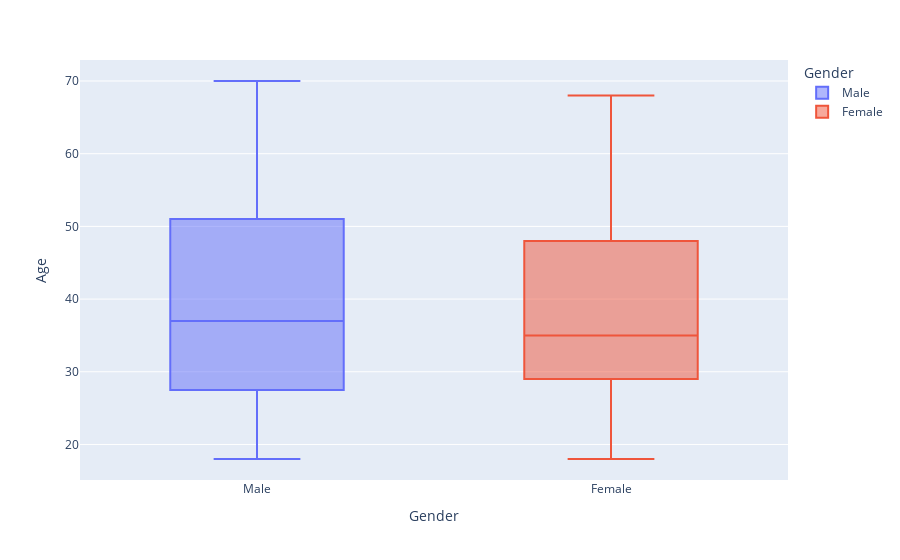

Notebook cell for this chart:
### Markdown cell above
It is clearly seen Age group 30-34 has a higher Annual Income,followed by 35-39, But Unlike the spending score the Age group 45-49 comes third.

### Code cell
#age distribution
fig5 = px.box(Customers,x='Gender',y='Age',color='Gender')
fig5.show()

### Figure 1 — Plotly figure (JSON) as saved in the notebook; plotly's stock layout.template omitted (floating-point values rounded to 4 significant figures)
{"data": [{"alignmentgroup": "True", "hovertemplate": "Gender=%{x}<br>Age=%{y}<extra></extra>", "legendgroup": "Male", "marker": {"color": "#636efa"}, "name": "Male", "notched": false, "offsetgroup": "Male", "orientation": "v", "showlegend": true, "type": "box", "x": ["Male", "Male", "Male", "Male", "Male", "Male", "Male", "Male", "Male", "Male", "Male", "Male", "Male", "Male", "Male", "Male", "Male", "Male", "Male", "Male", "Male", "Male", "Male", "Male", "Male", "Male", "Male", "Male", "Male", "Male", "Male", "Male", "Male", "Male", "Male", "Male", "Male", "Male", "Male", "Male", "Male", "Male", "Male", "Male", "Male", "Male", "Male", "Male", "Male", "Male", "Male", "Male", "Male", "Male", "Male", "Male", "Male", "Male", "Male", "Male", "Male", "Male", "Male", "Male", "Male", "Male", "Male", "Male", "Male", "Male", "Male", "Male", "Male", "Male", "Male", "Male", "Male", "Male", "Male", "Male", "Male", "Male", "Male", "Male", "Male", "Male", "Male", "Male"], "x0": " ", "xaxis": "x", "y": [19, 21, 64, 67, 37, 22, 20, 52, 35, 25, 31, 29, 35, 60, 53, 18, 24, 48, 33, 59, 47, 69, 53, 70, 19, 63, 18, 19, 70, 59, 26, 40, 57, 38, 67, 48, 18, 48, 24, 48, 20, 67, 26, 49, 54, 68, 66, 65, 19, 27, 39, 43, 40, 59, 38, 47, 39, 20, 32, 19, 32, 25, 28, 48, 34, 43, 39, 37, 34, 19, 50, 42, 32, 40, 28, 36, 36, 58, 27, 59, 35, 46, 30, 28, 33, 32, 32, 30], "y0": " ", "yaxis": "y"}, {"alignmentgroup": "True", "hovertemplate": "Gender=%{x}<br>Age=%{y}<extra></extra>", "legendgroup": "Female", "marker": {"color": "#EF553B"}, "name": "Female", "notched": false, "offsetgroup": "Female", "orientation": "v", "showlegend": true, "type": "box", "x": ["Female", "Female", "Female", "Female", "Female", "Female", "Female", "Female", "Female", "Female", "Female", "Female", "Female", "Female", "Female", "Female", "Female", "Female", "Female", "Female", "Female", "Female", "Female", "Female", "Female", "Female", "Female", "Female", "Female", "Female", "Female", "Female", "Female", "Female", "Female", "Female", "Female", "Female", "Female", "Female", "Female", "Female", "Female", "Female", "Female", "Female", "Female", "Female", "Female", "Female", "Female", "Female", "Female", "Female", "Female", "Female", "Female", "Female", "Female", "Female", "Female", "Female", "Female", "Female", "Female", "Female", "Female", "Female", "Female", "Female", "Female", "Female", "Female", "Female", "Female", "Female", "Female", "Female", "Female", "Female", "Female", "Female", "Female", "Female", "Female", "Female", "Female", "Female", "Female", "Female", "Female", "Female", "Female", "Female", "Female", "Female", "Female", "Female", "Female", "Female", "Female", "Female", "Female", "Female", "Female", "Female", "Female", "Female", "Female", "Female", "Female", "Female"], "x0": " ", "xaxis": "x", "y": [20, 23, 31, 22, 35, 23, 30, 35, 58, 24, 35, 35, 46, 54, 45, 40, 23, 21, 49, 21, 42, 30, 36, 20, 65, 31, 49, 24, 50, 27, 29, 31, 49, 31, 50, 51, 27, 67, 54, 43, 68, 32, 47, 60, 60, 45, 23, 49, 46, 21, 55, 22, 34, 50, 68, 40, 32, 47, 27, 23, 49, 21, 66, 19, 38, 18, 19, 63, 49, 51, 50, 38, 40, 23, 31, 25, 31, 29, 44, 35, 57, 28, 32, 32, 34, 44, 38, 47, 27, 30, 30, 56, 29, 31, 36, 33, 36, 52, 30, 37, 32, 29, 41, 54, 41, 36, 34, 32, 38, 47, 35, 45], "y0": " ", "yaxis": "y"}], "layout": {"boxmode": "overlay", "legend": {"title": {"text": "Gender"}, "tracegroupgap": 0}, "margin": {"t": 60}, "xaxis": {"anchor": "y", "categoryarray": ["Male", "Female"], "categoryorder": "array", "domain": [0, 1], "title": {"text": "Gender"}}, "yaxis": {"anchor": "x", "domain": [0, 1], "title": {"text": "Age"}}}}
